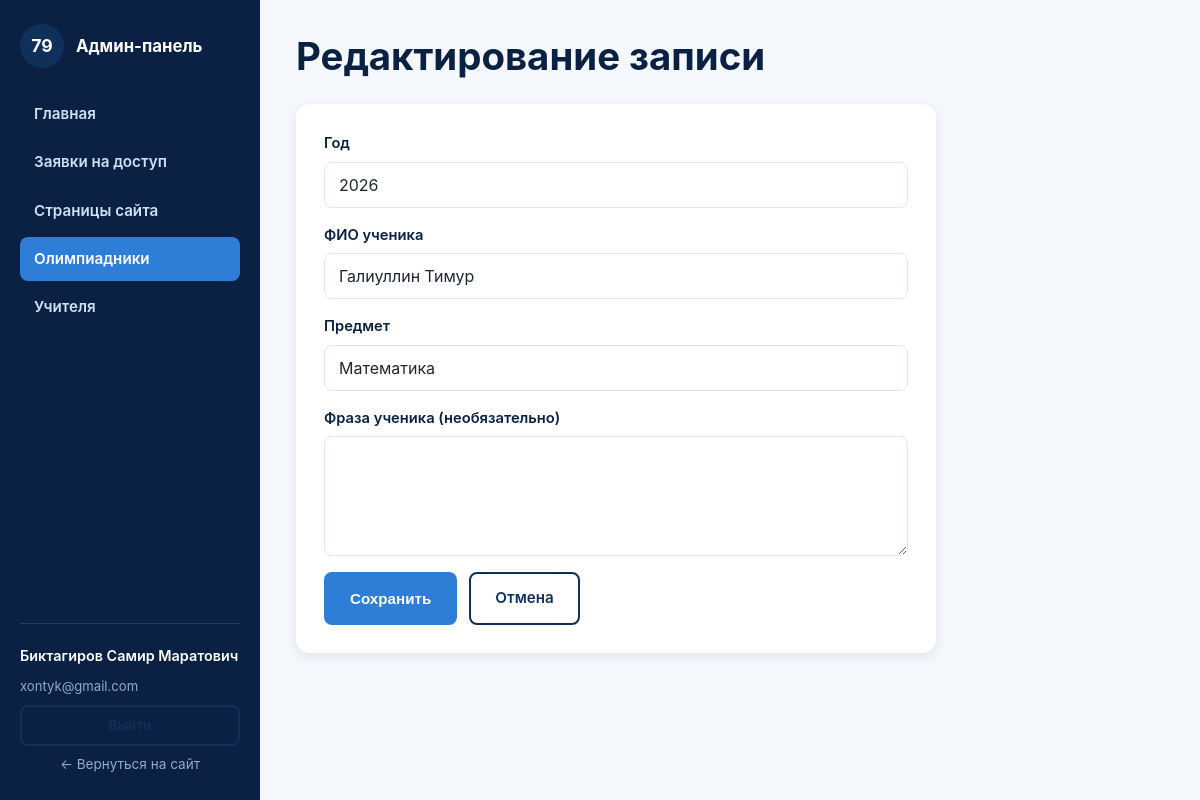
Screenshot of /admin/olympiad-form.php?id=2 (signed in) with the database file from the repository.
### tables this page shows
CREATE TABLE IF NOT EXISTS olympiad_winners (
    id         INT UNSIGNED AUTO_INCREMENT PRIMARY KEY,
    year       SMALLINT UNSIGNED NOT NULL,
    full_name  VARCHAR(255) NOT NULL,
    subject    VARCHAR(255) NOT NULL,
    quote      TEXT NULL,
    created_at DATETIME NOT NULL DEFAULT CURRENT_TIMESTAMP,
    KEY idx_year (year)
);

### includes/functions.php (called while the page is built, shortened)
<?php
function e(?string $value): string
{
    return htmlspecialchars($value ?? '', ENT_QUOTES, 'UTF-8');
}

### admin/olympiad-form.php (the view, shortened to what this page needs)
<?php
require_once __DIR__ . '/../includes/auth.php';
$id = isset($_GET['id']) ? (int) $_GET['id'] : 0;
$winner = null;
if ($id) {
    $stmt = $pdo->prepare('SELECT * FROM olympiad_winners WHERE id = ?');
    $stmt->execute([$id]);
    $winner = $stmt->fetch();
}
$year = $winner['year'] ?? (int) date('Y');
$fullName = $winner['full_name'] ?? '';
$subject = $winner['subject'] ?? '';
$quote = $winner['quote'] ?? '';
require __DIR__ . '/../includes/admin_header.php';
?>
<h1><?= $winner ? 'Редактирование записи' : 'Добавить олимпиадника' ?></h1>
<div class="admin-form-card">
  <form method="post" novalidate>
    <label>Год
      <input type="number" name="year" required min="2000" max="2100" value="<?= e((string) $year) ?>">
    </label>
    <label>ФИО ученика
      <input type="text" name="full_name" required value="<?= e($fullName) ?>">
    </label>
    <label>Предмет
      <input type="text" name="subject" required value="<?= e($subject) ?>">
    </label>
    <label>Фраза ученика (необязательно)
      <textarea name="quote"><?= e($quote) ?></textarea>
    </label>
    <div class="form-actions">
      <button type="submit" class="btn btn-primary">Сохранить</button>
      <a href="olympiad.php" class="btn btn-outline">Отмена</a>
    </div>
  </form>
</div>
<?php require __DIR__ . '/../includes/admin_footer.php'; ?>

### css/style.css (style rules this page uses)
:root { --navy: #10305c; --navy-dark: #0a2144; --blue-light: #eaf2fb; --blue-accent: #2e7dd6; --accent: #ff9e2c; --bg: #ffffff; --bg-soft: #f4f7fb; --text: #1f2733; --text-muted: #5b6675; --border: #dfe6f0; --radius: 14px; --radius-sm: 8px; --shadow: 0 10px 30px rgba(16, 48, 92, 0.08); --shadow-sm: 0 4px 12px rgba(16, 48, 92, 0.08); --font: 'Inter', -apple-system, BlinkMacSystemFont, 'Segoe UI', Roboto, Arial, sans-serif; --container-width: 1160px; }
* { box-sizing: border-box; }
html { scroll-behavior: smooth; }
body { margin: 0; font-family: var(--font); color: var(--text); background: var(--bg); line-height: 1.6; font-size: 16px; }
a { color: var(--blue-accent); text-decoration: none; }
h1, h2, h3, h4 { color: var(--navy-dark); line-height: 1.25; margin: 0 0 .5em; }
h1 { font-size: clamp(1.8rem, 3.2vw, 2.6rem); font-weight: 700; }
.btn { display: inline-block; padding: 12px 24px; border-radius: var(--radius-sm); font-weight: 600; font-size: 0.95rem; border: 2px solid transparent; cursor: pointer; text-decoration: none; transition: transform .15s ease, box-shadow .15s ease, background-color .15s ease, color .15s ease; }
.btn-primary { background: var(--blue-accent); color: #fff; }
.btn-outline { background: transparent; color: var(--navy); border-color: var(--navy); }
form label { display: block; margin-bottom: 16px; font-weight: 600; font-size: 0.92rem; color: var(--navy-dark); }
form input[type="text"], form input[type="email"], form input[type="tel"], form input[type="password"], form input[type="number"], form textarea, form select { display: block; width: 100%; margin-top: 6px; padding: 12px 14px; border: 1px solid var(--border); border-radius: var(--radius-sm); font-family: inherit; font-size: 1rem; color: var(--text); background: #fff; font-weight: 400; }
form textarea { resize: vertical; min-height: 120px; }

### css/admin.css (style rules this page uses)
.admin-body { background: var(--bg-soft); }
.admin-content h1 { margin-bottom: 24px; }
.admin-form-card { background: #fff; border-radius: var(--radius); box-shadow: var(--shadow-sm); padding: 28px; max-width: 640px; }
.form-actions { display: flex; gap: 12px; margin-top: 8px; flex-wrap: wrap; }

### rows the page displays
olympiad_winners: year "2026", full_name "Галиуллин Тимур", subject "Математика"

### other values shown
$item['label'] "Главная"
$item['label'] "Заявки на доступ"
$item['label'] "Страницы сайта"
$item['label'] "Олимпиадники"
$item['label'] "Учителя"
$admin['full_name'] "Биктагиров Самир Маратович"
$admin['email'] "xontyk@gmail.com"
